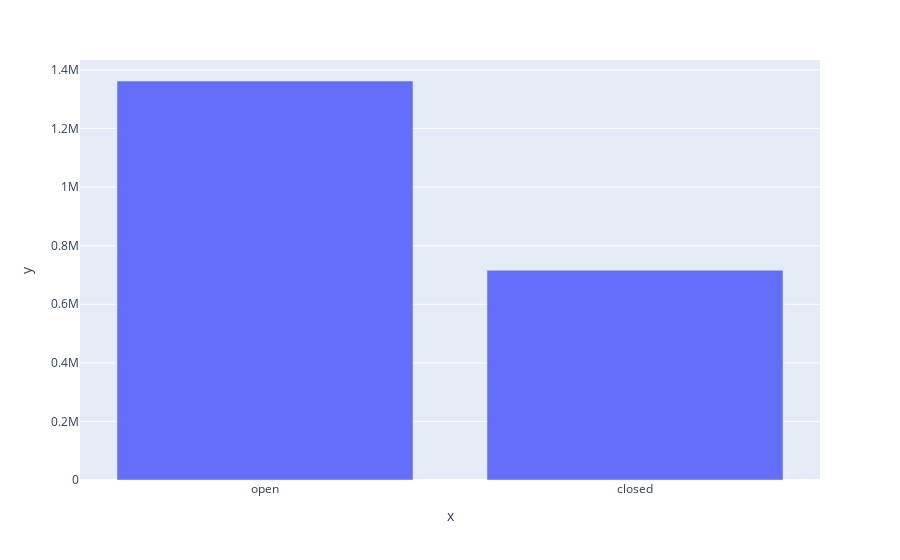

The notebook cell saved with this chart:
### Code cell
import plotly.express as px
fig = px.bar(x=x_syll, y=y_syll)
fig.show()

### Figure 1 — Plotly figure (JSON) as saved in the notebook; plotly's stock layout.template omitted (floating-point values rounded to 4 significant figures)
{"data": [{"alignmentgroup": "True", "hovertemplate": "x=%{x}<br>y=%{y}<extra></extra>", "legendgroup": "", "marker": {"color": "#636efa", "pattern": {"shape": ""}}, "name": "", "offsetgroup": "", "orientation": "v", "showlegend": false, "textposition": "auto", "type": "bar", "x": ["open", "closed"], "xaxis": "x", "y": [1362376, 716267], "yaxis": "y"}], "layout": {"barmode": "relative", "legend": {"tracegroupgap": 0}, "margin": {"t": 60}, "xaxis": {"anchor": "y", "domain": [0, 1], "title": {"text": "x"}}, "yaxis": {"anchor": "x", "domain": [0, 1], "title": {"text": "y"}}}}
